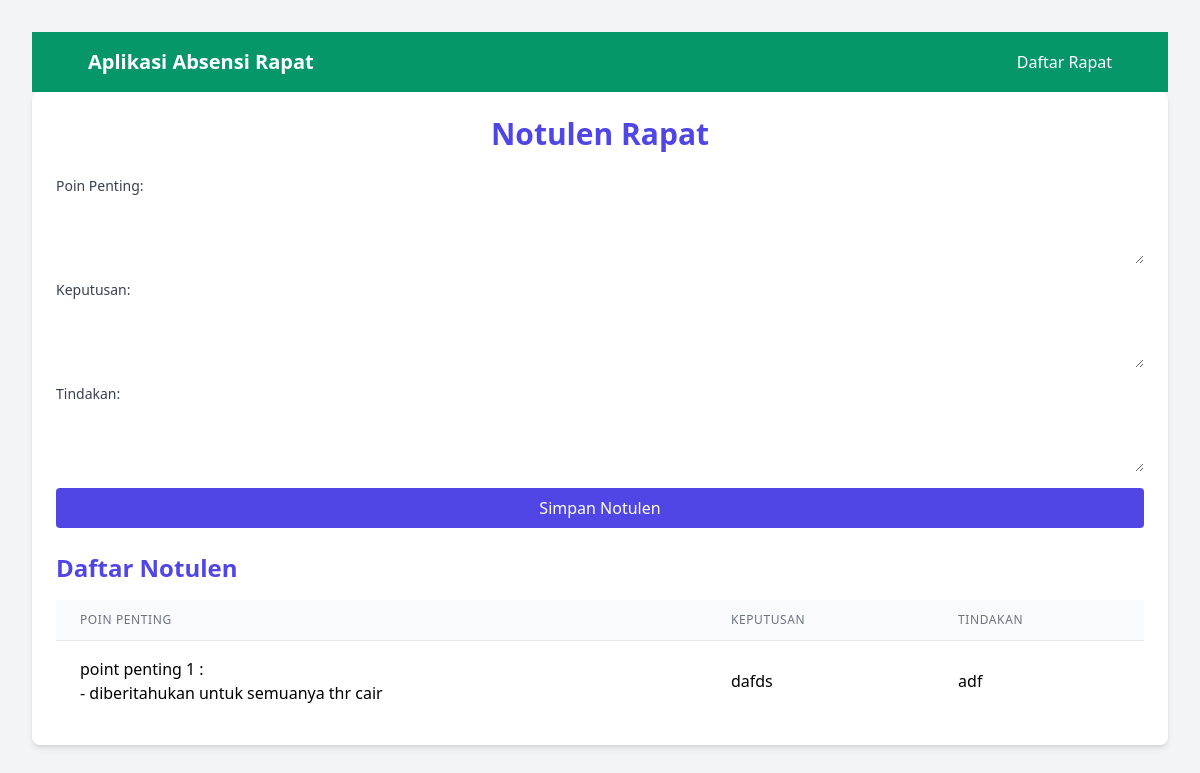
Page /notulen.php?id_rapat=1 on the committed database.
### tables this page shows
CREATE TABLE `notulen` (
  `id` int(11) NOT NULL,
  `id_rapat` int(11) DEFAULT NULL,
  `poin_penting` text DEFAULT NULL,
  `keputusan` text DEFAULT NULL,
  `tindakan` text DEFAULT NULL
);

### notulen.php (the view, shortened to what this page needs)
<!DOCTYPE html>
<html lang="en">
<head>
    <link href="https://cdn.jsdelivr.net/npm/tailwindcss@2.2.19/dist/tailwind.min.css" rel="stylesheet">
</head>
<body class="bg-gray-100 p-8">
<?php include 'menu.php'; ?>
    <div class="max-w-7xl mx-auto bg-white shadow-md rounded-lg p-6">
        <h1 class="text-3xl font-semibold mb-6 text-center text-indigo-600">Notulen Rapat</h1>
        <form method="POST" action="simpan_notulen.php">
            <div class="mb-4">
                <label for="poin_penting" class="block text-sm font-medium text-gray-700">Poin Penting:</label>
                <textarea name="poin_penting" id="poin_penting" required class="mt-1 block w-full p-2 rounded border-gray-300"></textarea>
            </div>
            <div class="mb-4">
                <label for="keputusan" class="block text-sm font-medium text-gray-700">Keputusan:</label>
                <textarea name="keputusan" id="keputusan" required class="mt-1 block w-full p-2 rounded border-gray-300"></textarea>
            </div>
            <div class="mb-4">
                <label for="tindakan" class="block text-sm font-medium text-gray-700">Tindakan:</label>
                <textarea name="tindakan" id="tindakan" required class="mt-1 block w-full p-2 rounded border-gray-300"></textarea>
            </div>
            <button type="submit" class="w-full bg-indigo-600 hover:bg-indigo-700 p-2 rounded text-white">Simpan Notulen</button>
        </form>
        <div class="mt-6">
            <h2 class="text-2xl font-semibold mb-4 text-indigo-600">Daftar Notulen</h2>
            <div class="overflow-x-auto">
                <table class="min-w-full divide-y divide-gray-200">
                    <thead class="bg-gray-50">
                        <tr>
                            <th class="px-6 py-3 text-left text-xs font-medium text-gray-500 uppercase tracking-wider">Poin Penting</th>
                            <th class="px-6 py-3 text-left text-xs font-medium text-gray-500 uppercase tracking-wider">Keputusan</th>
                            <th class="px-6 py-3 text-left text-xs font-medium text-gray-500 uppercase tracking-wider">Tindakan</th>
                        </tr>
                    </thead>
                    <tbody class="bg-white divide-y divide-gray-200">
                        <?php
                        include 'koneksi.php';
                        $id_rapat = $_GET['id_rapat'];
                        $sql = "SELECT poin_penting, keputusan, tindakan FROM notulen WHERE id_rapat = '$id_rapat'";
                        $result = mysqli_query($koneksi, $sql);
                        if (mysqli_num_rows($result) > 0) {
                            while($row = mysqli_fetch_assoc($result)) {
                                echo "<tr>";
                                echo "<td class='px-6 py-4 whitespace-pre-line'>" . $row["poin_penting"]. "</td>";
                                echo "<td class='px-6 py-4 whitespace-pre-line'>" . $row["keputusan"]. "</td>";
                                echo "<td class='px-6 py-4 whitespace-pre-line'>" . $row["tindakan"]. "</td>";
                                echo "</tr>";
                            }
                        } else {
                            echo "<tr><td colspan='3' class='px-6 py-4 whitespace-nowrap text-center'>Tidak ada data notulen.</td></tr>";
                        }
                        ?>
                    </tbody>
                </table>
            </div>
        </div>
    </div>
</body>
</html>

### rows in the picture
notulen: poin_penting "point penting 1 : - diberitahukan untuk semuanya thr cair", keputusan "dafds", tindakan "adf"
